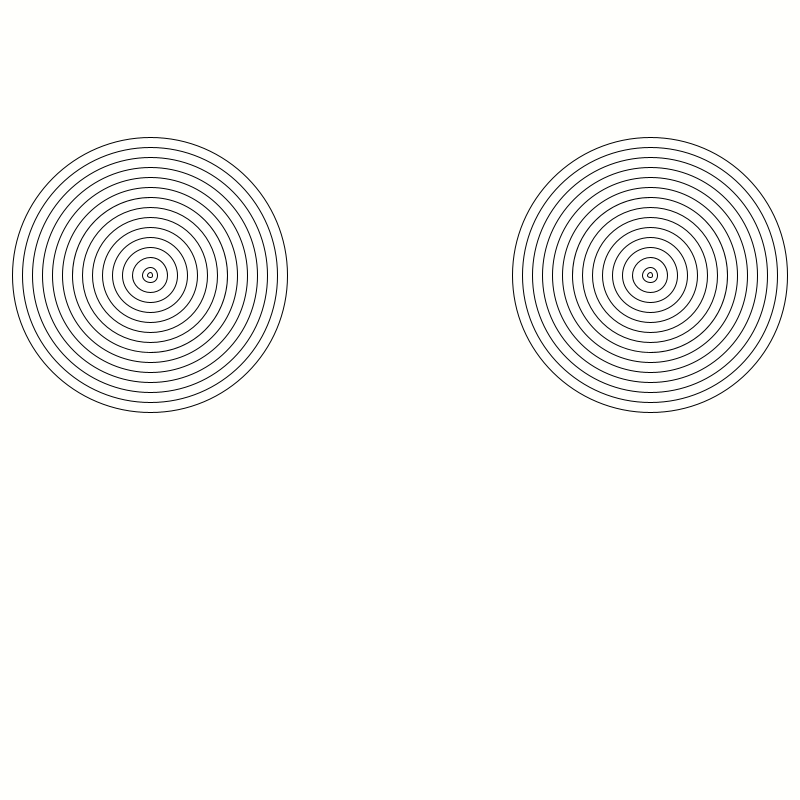
Frame 1 (no input)
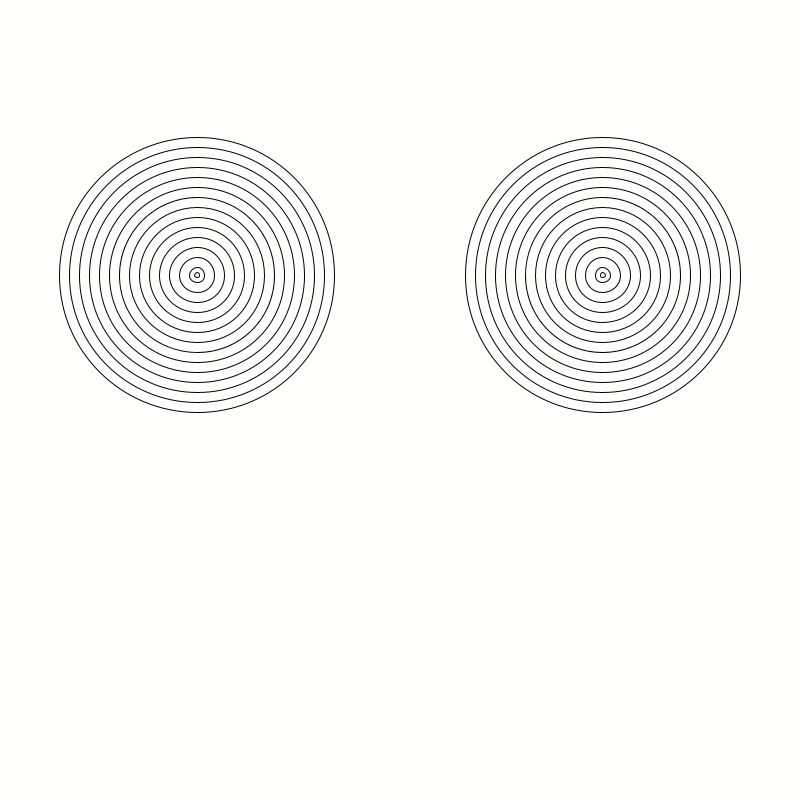
Frame 60 (the mouse pressed at the canvas centre just before this capture)
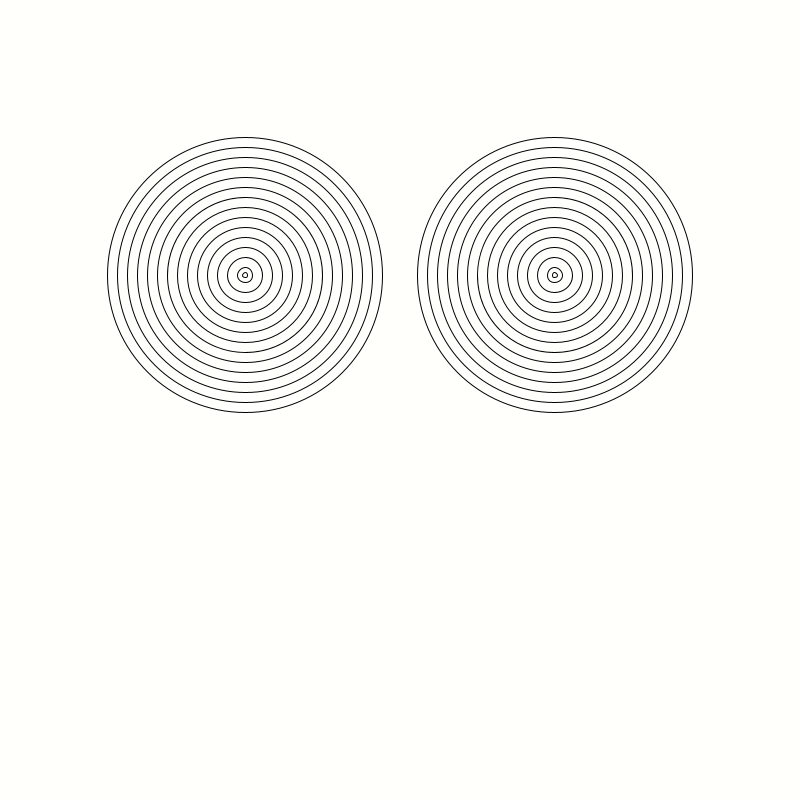
Frame 120 (the mouse held since frame 60 and released just before this capture)

The Processing sketch that drew these frames (run headless with seeded random() and noise(); from frame 60 on, the mouse is pressed at the canvas centre):

// Processing sketch: AmazingRings
// ── AmazingRings.pde
 float x1 = 650;
 float x2 = 150;
float move = .8;
 void setup(){
       size(800, 800);

    }

    void draw(){
background(#FFFFFC);
      int size =5;
      for (int i = 15; i > 0; i--){

        if(i %2 == 0){
            noFill();
        }
        else{
 noFill();
        }
        ellipse(x1,275, size, size);
size -= 20;
    }
     size = 5;
         for (int i = 15; i > 0; i--){

        if(i %2 == 0){
            noFill();
        }
        else{
 noFill();
        }
        ellipse(x2, 275, size, size);
size -= 20;
  }
if (x1 <= 0||x1 >= 800){
  move*=1;
}



x1 -= move;
x2 += move;
}
